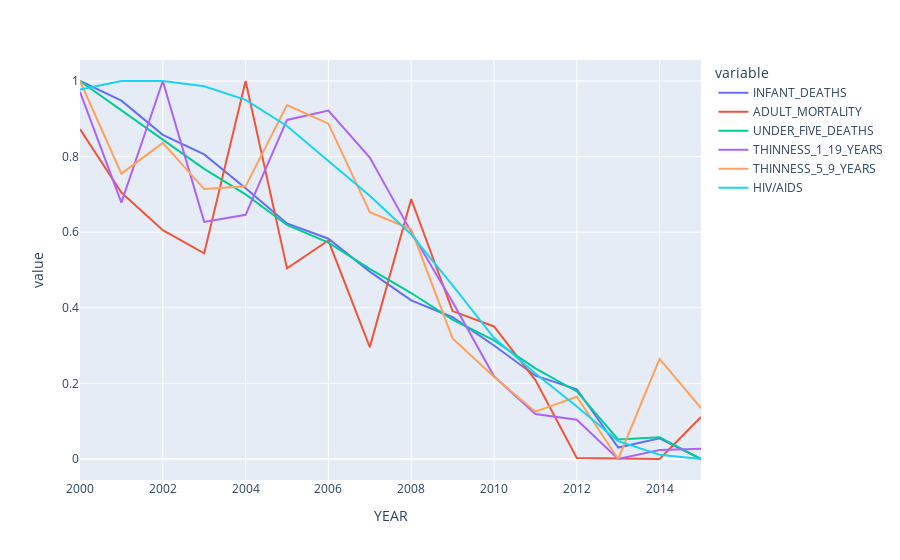

Source (notebook cell):
### Code cell
# 사망률/유병률이 모두 좌하향의 모습을 보인다
# 성인 치명률은 2004년과 2008년에 급 상승하는데 혹시 전염병이 있었던게 아닌지 확인해볼 필요가 있다.
# 대충 찾아보니 2004년 사스 / 2008 신종플루 유행 시즌과 겹치네요!
# 혹시 2009년에 total expenditure가 올라간게 전세계적으로 유행병에 대응하느라 비용이 올라간게 아닐지??
px.line(scaled_year_data[dict['death_rate']])

### Figure 1 — Plotly figure (JSON) as saved in the notebook; plotly's stock layout.template omitted (floating-point values rounded to 4 significant figures)
{"data": [{"hovertemplate": "variable=INFANT_DEATHS<br>YEAR=%{x}<br>value=%{y}<extra></extra>", "legendgroup": "INFANT_DEATHS", "line": {"color": "#636efa", "dash": "solid"}, "mode": "lines", "name": "INFANT_DEATHS", "orientation": "v", "showlegend": true, "type": "scatter", "x": [2000, 2001, 2002, 2003, 2004, 2005, 2006, 2007, 2008, 2009, 2010, 2011, 2012, 2013, 2014, 2015], "xaxis": "x", "y": [1, 0.9479, 0.8576, 0.8059, 0.7164, 0.6233, 0.5827, 0.4956, 0.4196, 0.3751, 0.3003, 0.2204, 0.1846, 0.03033, 0.05489, 0], "yaxis": "y"}, {"hovertemplate": "variable=ADULT_MORTALITY<br>YEAR=%{x}<br>value=%{y}<extra></extra>", "legendgroup": "ADULT_MORTALITY", "line": {"color": "#EF553B", "dash": "solid"}, "mode": "lines", "name": "ADULT_MORTALITY", "orientation": "v", "showlegend": true, "type": "scatter", "x": [2000, 2001, 2002, 2003, 2004, 2005, 2006, 2007, 2008, 2009, 2010, 2011, 2012, 2013, 2014, 2015], "xaxis": "x", "y": [0.8726, 0.7048, 0.6054, 0.5441, 1.0, 0.5042, 0.578, 0.296, 0.6875, 0.3914, 0.3506, 0.2088, 0.002763, 0.002036, 0, 0.1111], "yaxis": "y"}, {"hovertemplate": "variable=UNDER_FIVE_DEATHS<br>YEAR=%{x}<br>value=%{y}<extra></extra>", "legendgroup": "UNDER_FIVE_DEATHS", "line": {"color": "#00cc96", "dash": "solid"}, "mode": "lines", "name": "UNDER_FIVE_DEATHS", "orientation": "v", "showlegend": true, "type": "scatter", "x": [2000, 2001, 2002, 2003, 2004, 2005, 2006, 2007, 2008, 2009, 2010, 2011, 2012, 2013, 2014, 2015], "xaxis": "x", "y": [1.0, 0.9236, 0.8451, 0.7675, 0.7, 0.6192, 0.5725, 0.5028, 0.4391, 0.3689, 0.3136, 0.2399, 0.1787, 0.05187, 0.05782, 0], "yaxis": "y"}, {"hovertemplate": "variable=THINNESS_1_19_YEARS<br>YEAR=%{x}<br>value=%{y}<extra></extra>", "legendgroup": "THINNESS_1_19_YEARS", "line": {"color": "#ab63fa", "dash": "solid"}, "mode": "lines", "name": "THINNESS_1_19_YEARS", "orientation": "v", "showlegend": true, "type": "scatter", "x": [2000, 2001, 2002, 2003, 2004, 2005, 2006, 2007, 2008, 2009, 2010, 2011, 2012, 2013, 2014, 2015], "xaxis": "x", "y": [0.9711, 0.6783, 1, 0.6272, 0.646, 0.897, 0.9217, 0.7975, 0.6009, 0.4153, 0.2187, 0.1192, 0.1039, 0, 0.02385, 0.02726], "yaxis": "y"}, {"hovertemplate": "variable=THINNESS_5_9_YEARS<br>YEAR=%{x}<br>value=%{y}<extra></extra>", "legendgroup": "THINNESS_5_9_YEARS", "line": {"color": "#FFA15A", "dash": "solid"}, "mode": "lines", "name": "THINNESS_5_9_YEARS", "orientation": "v", "showlegend": true, "type": "scatter", "x": [2000, 2001, 2002, 2003, 2004, 2005, 2006, 2007, 2008, 2009, 2010, 2011, 2012, 2013, 2014, 2015], "xaxis": "x", "y": [1, 0.7549, 0.8363, 0.7141, 0.7213, 0.9364, 0.8871, 0.6527, 0.6077, 0.3189, 0.2175, 0.1253, 0.1646, 0, 0.2646, 0.1346], "yaxis": "y"}, {"hovertemplate": "variable=HIV/AIDS<br>YEAR=%{x}<br>value=%{y}<extra></extra>", "legendgroup": "HIV/AIDS", "line": {"color": "#19d3f3", "dash": "solid"}, "mode": "lines", "name": "HIV/AIDS", "orientation": "v", "showlegend": true, "type": "scatter", "x": [2000, 2001, 2002, 2003, 2004, 2005, 2006, 2007, 2008, 2009, 2010, 2011, 2012, 2013, 2014, 2015], "xaxis": "x", "y": [0.9771, 1, 1.0, 0.986, 0.9503, 0.8809, 0.7886, 0.6964, 0.5941, 0.459, 0.3205, 0.2259, 0.1391, 0.04739, 0.01114, 0], "yaxis": "y"}], "layout": {"legend": {"title": {"text": "variable"}, "tracegroupgap": 0}, "margin": {"t": 60}, "xaxis": {"anchor": "y", "domain": [0, 1], "title": {"text": "YEAR"}}, "yaxis": {"anchor": "x", "domain": [0, 1], "title": {"text": "value"}}}}
